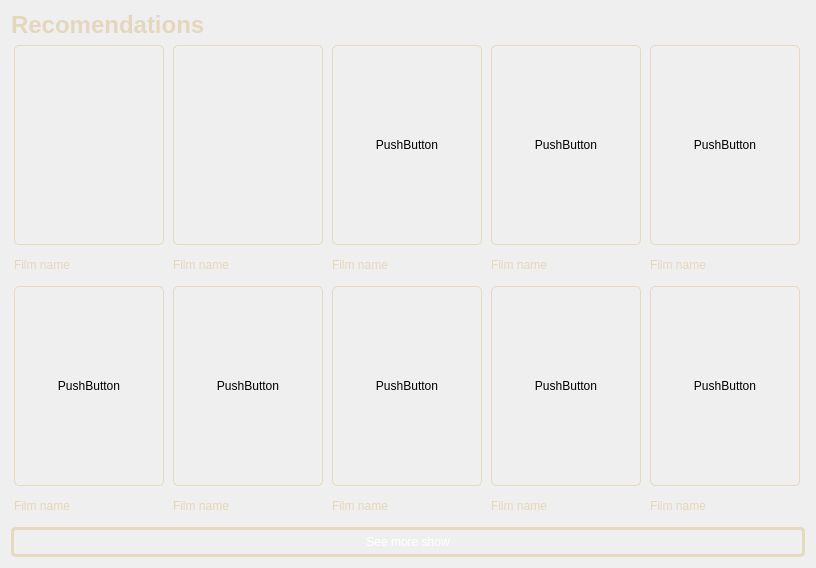
          <widget class="QWidget" name="scrollAreaWidgetContents_2">
           <property name="geometry">
            <rect>
             <x>0</x>
             <y>0</y>
             <width>816</width>
             <height>568</height>
            </rect>
           </property>
           <layout class="QVBoxLayout" name="verticalLayout_7">
            <item>
             <layout class="QVBoxLayout" name="verticalLayout_5">
              <item>
               <widget class="QLabel" name="label_29">
                <property name="styleSheet">
                 <string notr="true">background-color: rgba(255, 255, 255, 0);
</string>
                </property>
                <property name="text">
                 <string>&lt;html&gt;&lt;head/&gt;&lt;body&gt;&lt;p&gt;&lt;span style=&quot; font-size:18pt; font-weight:700; color:#e4d7be;&quot;&gt;Recomendations&lt;/span&gt;&lt;/p&gt;&lt;/body&gt;&lt;/html&gt;</string>
                </property>
               </widget>
              </item>
             </layout>
            </item>
            <item>
             <layout class="QGridLayout" name="gridLayout_3">
              <item row="0" column="4">
               <widget class="QPushButton" name="pushButton_19">
                <property name="sizePolicy">
                 <sizepolicy hsizetype="Fixed" vsizetype="Fixed">
                  <horstretch>150</horstretch>
                  <verstretch>200</verstretch>
                 </sizepolicy>
                </property>
                <property name="minimumSize">
                 <size>
                  <width>150</width>
                  <height>200</height>
                 </size>
                </property>
                <property name="styleSheet">
                 <string notr="true">border: 1px solid rgb(229, 217, 190);
border-radius: 5px;
padding: 5px;</string>
                </property>
                <property name="text">
                 <string>PushButton</string>
                </property>
               </widget>
              </item>
              <item row="0" column="3">
               <widget class="QPushButton" name="pushButton_21">
                <property name="sizePolicy">
                 <sizepolicy hsizetype="Fixed" vsizetype="Fixed">
                  <horstretch>150</horstretch>
                  <verstretch>200</verstretch>
                 </sizepolicy>
                </property>
                <property name="minimumSize">
                 <size>
                  <width>150</width>
                  <height>200</height>
                 </size>
                </property>
                <property name="styleSheet">
                 <string notr="true">border: 1px solid rgb(229, 217, 190);
border-radius: 5px;
padding: 5px;</string>
                </property>
                <property name="text">
                 <string>PushButton</string>
                </property>
               </widget>
              </item>
              <item row="0" column="0">
               <widget class="QPushButton" name="pushButton_26">
                <property name="sizePolicy">
                 <sizepolicy hsizetype="Fixed" vsizetype="Fixed">
                  <horstretch>150</horstretch>
                  <verstretch>200</verstretch>
                 </sizepolicy>
                </property>
                <property name="minimumSize">
                 <size>
                  <width>150</width>
                  <height>200</height>
                 </size>
                </property>
                <property name="styleSheet">
                 <string notr="true">border: 1px solid rgb(229, 217, 190);
border-image: url(:/rec/Pics/fun-backpacker-german-shepherd-dog-cartoon-character.jpg);
border-radius: 5px;
padding: 5px;</string>
                </property>
                <property name="text">
                 <string/>
                </property>
               </widget>
              </item>
              <item row="0" column="1">
               <widget class="QPushButton" name="pushButton_25">
                <property name="sizePolicy">
                 <sizepolicy hsizetype="Fixed" vsizetype="Fixed">
                  <horstretch>150</horstretch>
                  <verstretch>200</verstretch>
                 </sizepolicy>
                </property>
                <property name="minimumSize">
                 <size>
                  <width>150</width>
                  <height>200</height>
                 </size>
                </property>
                <property name="styleSheet">
                 <string notr="true">border: 1px solid rgb(229, 217, 190);
border-image: url(:/rec/Pics/fun-horse-3d-illustration.jpg);
border-radius: 5px;
padding: 5px;</string>
                </property>
                <property name="text">
                 <string/>
                </property>
               </widget>
              </item>
              <item row="0" column="2">
               <widget class="QPushButton" name="pushButton_24">
                <property name="sizePolicy">
                 <sizepolicy hsizetype="Fixed" vsizetype="Fixed">
                  <horstretch>150</horstretch>
                  <verstretch>200</verstretch>
                 </sizepolicy>
                </property>
                <property name="minimumSize">
                 <size>
                  <width>150</width>
                  <height>200</height>
                 </size>
                </property>
                <property name="styleSheet">
                 <string notr="true">border: 1px solid rgb(229, 217, 190);
border-radius: 5px;
padding: 5px;</string>
                </property>
                <property name="text">
                 <string>PushButton</string>
                </property>
               </widget>
              </item>
              <item row="1" column="0">
               <widget class="QLabel" name="label_24">
                <property name="styleSheet">
                 <string notr="true">background-color: rgba(255, 255, 255, 0);
</string>
                </property>
                <property name="text">
                 <string>&lt;html&gt;&lt;head/&gt;&lt;body&gt;&lt;p&gt;&lt;span style=&quot; color:#e4d7be;&quot;&gt;Film name&lt;/span&gt;&lt;/p&gt;&lt;/body&gt;&lt;/html&gt;</string>
                </property>
               </widget>
              </item>
              <item row="1" column="1">
               <widget class="QLabel" name="label_25">
                <property name="styleSheet">
                 <string notr="true">background-color: rgba(255, 255, 255, 0);
</string>
                </property>
                <property name="text">
                 <string>&lt;html&gt;&lt;head/&gt;&lt;body&gt;&lt;p&gt;&lt;span style=&quot; color:#e4d7be;&quot;&gt;Film name&lt;/span&gt;&lt;/p&gt;&lt;/body&gt;&lt;/html&gt;</string>
                </property>
               </widget>
              </item>
              <item row="1" column="2">
               <widget class="QLabel" name="label_26">
                <property name="styleSheet">
                 <string notr="true">background-color: rgba(255, 255, 255, 0);
</string>
                </property>
                <property name="text">
                 <string>&lt;html&gt;&lt;head/&gt;&lt;body&gt;&lt;p&gt;&lt;span style=&quot; color:#e4d7be;&quot;&gt;Film name&lt;/span&gt;&lt;/p&gt;&lt;/body&gt;&lt;/html&gt;</string>
                </property>
               </widget>
              </item>
              <item row="1" column="3">
               <widget class="QLabel" name="label_27">
                <property name="styleSheet">
                 <string notr="true">background-color: rgba(255, 255, 255, 0);
</string>
                </property>
                <property name="text">
                 <string>&lt;html&gt;&lt;head/&gt;&lt;body&gt;&lt;p&gt;&lt;span style=&quot; color:#e4d7be;&quot;&gt;Film name&lt;/span&gt;&lt;/p&gt;&lt;/body&gt;&lt;/html&gt;</string>
                </property>
               </widget>
              </item>
              <item row="1" column="4">
               <widget class="QLabel" name="label_28">
                <property name="styleSheet">
                 <string notr="true">background-color: rgba(255, 255, 255, 0);
</string>
                </property>
                <property name="text">
                 <string>&lt;html&gt;&lt;head/&gt;&lt;body&gt;&lt;p&gt;&lt;span style=&quot; color:#e4d7be;&quot;&gt;Film name&lt;/span&gt;&lt;/p&gt;&lt;/body&gt;&lt;/html&gt;</string>
                </property>
               </widget>
              </item>
             </layout>
            </item>
            <item>
             <layout class="QGridLayout" name="gridLayout_6">
              <item row="0" column="1">
               <widget class="QPushButton" name="pushButton_28">
                <property name="sizePolicy">
                 <sizepolicy hsizetype="Fixed" vsizetype="Fixed">
                  <horstretch>150</horstretch>
                  <verstretch>200</verstretch>
                 </sizepolicy>
                </property>
                <property name="minimumSize">
                 <size>
                  <width>150</width>
                  <height>200</height>
                 </size>
                </property>
                <property name="styleSheet">
                 <string notr="true">border: 1px solid rgb(229, 217, 190);
border-radius: 5px;
padding: 5px;</string>
                </property>
                <property name="text">
                 <string>PushButton</string>
                </property>
               </widget>
              </item>
              <item row="0" column="0">
               <widget class="QPushButton" name="pushButton_27">
                <property name="sizePolicy">
                 <sizepolicy hsizetype="Fixed" vsizetype="Fixed">
                  <horstretch>150</horstretch>
                  <verstretch>200</verstretch>
                 </sizepolicy>
                </property>
                <property name="minimumSize">
                 <size>
                  <width>150</width>
                  <height>200</height>
                 </size>
                </property>
                <property name="styleSheet">
                 <string notr="true">border: 1px solid rgb(229, 217, 190);
border-radius: 5px;
padding: 5px;</string>
                </property>
                <property name="text">
                 <string>PushButton</string>
                </property>
               </widget>
              </item>
              <item row="0" column="3">
               <widget class="QPushButton" name="pushButton_30">
                <property name="sizePolicy">
                 <sizepolicy hsizetype="Fixed" vsizetype="Fixed">
                  <horstretch>150</horstretch>
                  <verstretch>200</verstretch>
                 </sizepolicy>
                </property>
                <property name="minimumSize">
                 <size>
                  <width>150</width>
                  <height>200</height>
                 </size>
                </property>
                <property name="styleSheet">
                 <string notr="true">border: 1px solid rgb(229, 217, 190);
border-radius: 5px;
padding: 5px;</string>
                </property>
                <property name="text">
                 <string>PushButton</string>
                </property>
               </widget>
              </item>
              <item row="0" column="2">
               <widget class="QPushButton" name="pushButton_29">
                <property name="sizePolicy">
                 <sizepolicy hsizetype="Fixed" vsizetype="Fixed">
                  <horstretch>150</horstretch>
                  <verstretch>200</verstretch>
                 </sizepolicy>
                </property>
                <property name="minimumSize">
                 <size>
                  <width>150</width>
                  <height>200</height>
                 </size>
                </property>
                <property name="styleSheet">
                 <string notr="true">border: 1px solid rgb(229, 217, 190);
border-radius: 5px;
padding: 5px;</string>
                </property>
                <property name="text">
                 <string>PushButton</string>
                </property>
               </widget>
              </item>
              <item row="0" column="4">
               <widget class="QPushButton" name="pushButton_20">
                <property name="sizePolicy">
                 <sizepolicy hsizetype="Fixed" vsizetype="Fixed">
                  <horstretch>150</horstretch>
                  <verstretch>200</verstretch>
                 </sizepolicy>
                </property>
                <property name="minimumSize">
                 <size>
                  <width>150</width>
                  <height>200</height>
                 </size>
                </property>
                <property name="styleSheet">
                 <string notr="true">border: 1px solid rgb(229, 217, 190);
border-radius: 5px;
padding: 5px;</string>
                </property>
                <property name="text">
                 <string>PushButton</string>
                </property>
               </widget>
              </item>
              <item row="1" column="0">
               <widget class="QLabel" name="label_30">
                <property name="styleSheet">
                 <string notr="true">background-color: rgba(255, 255, 255, 0);
</string>
                </property>
                <property name="text">
                 <string>&lt;html&gt;&lt;head/&gt;&lt;body&gt;&lt;p&gt;&lt;span style=&quot; color:#e4d7be;&quot;&gt;Film name&lt;/span&gt;&lt;/p&gt;&lt;/body&gt;&lt;/html&gt;</string>
                </property>
               </widget>
              </item>
              <item row="1" column="1">
               <widget class="QLabel" name="label_31">
                <property name="styleSheet">
                 <string notr="true">background-color: rgba(255, 255, 255, 0);
</string>
                </property>
                <property name="text">
                 <string>&lt;html&gt;&lt;head/&gt;&lt;body&gt;&lt;p&gt;&lt;span style=&quot; color:#e4d7be;&quot;&gt;Film name&lt;/span&gt;&lt;/p&gt;&lt;/body&gt;&lt;/html&gt;</string>
                </property>
               </widget>
              </item>
              <item row="1" column="2">
               <widget class="QLabel" name="label_32">
                <property name="styleSheet">
                 <string notr="true">background-color: rgba(255, 255, 255, 0);
</string>
                </property>
                <property name="text">
                 <string>&lt;html&gt;&lt;head/&gt;&lt;body&gt;&lt;p&gt;&lt;span style=&quot; color:#e4d7be;&quot;&gt;Film name&lt;/span&gt;&lt;/p&gt;&lt;/body&gt;&lt;/html&gt;</string>
                </property>
               </widget>
              </item>
              <item row="1" column="3">
               <widget class="QLabel" name="label_33">
                <property name="styleSheet">
                 <string notr="true">background-color: rgba(255, 255, 255, 0);
</string>
                </property>
                <property name="text">
                 <string>&lt;html&gt;&lt;head/&gt;&lt;body&gt;&lt;p&gt;&lt;span style=&quot; color:#e4d7be;&quot;&gt;Film name&lt;/span&gt;&lt;/p&gt;&lt;/body&gt;&lt;/html&gt;</string>
                </property>
               </widget>
              </item>
              <item row="1" column="4">
               <widget class="QLabel" name="label_34">
                <property name="styleSheet">
                 <string notr="true">background-color: rgba(255, 255, 255, 0);
</string>
                </property>
                <property name="text">
                 <string>&lt;html&gt;&lt;head/&gt;&lt;body&gt;&lt;p&gt;&lt;span style=&quot; color:#e4d7be;&quot;&gt;Film name&lt;/span&gt;&lt;/p&gt;&lt;/body&gt;&lt;/html&gt;</string>
                </property>
               </widget>
              </item>
             </layout>
            </item>
            <item>
             <layout class="QVBoxLayout" name="verticalLayout_6">
              <item>
               <widget class="QPushButton" name="GoTpTVShowsB">
                <property name="styleSheet">
                 <string notr="true">border: 3px solid rgb(229, 217, 190);
border-radius: 5px;
padding: 5px;

color:white</string>
                </property>
                <property name="text">
                 <string>See more show</string>
                </property>
               </widget>
              </item>
             </layout>
            </item>
           </layout>
          </widget>
